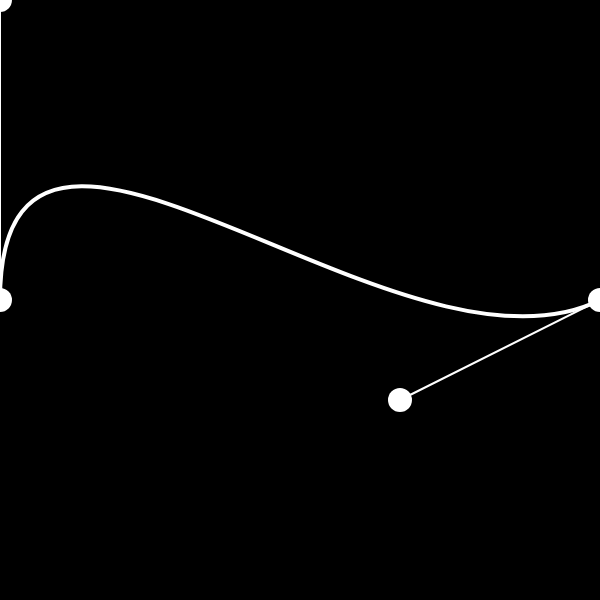
Frame 1 (no input)
Frame 60 (no input): identical to frame 1, image omitted
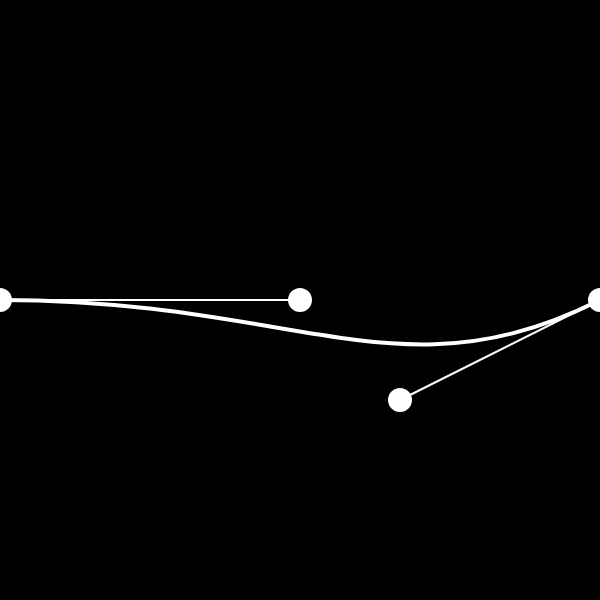
Frame 120 (the mouse pressed at the canvas centre since frame 60)

The p5.js sketch that drew these frames (run headless with seeded random() and noise() and a simulated clock; from frame 60 on, the mouse is pressed at the canvas centre):

// p5.js sketch
// ── sketch.js
// Bezier (Basic)
// The Coding Train / Daniel Shiffman
// https://thecodingtrain.com/CodingChallenges/163-bezier.html
// https://youtu.be/zUgsYaUQNBk

// Basic: https://editor.p5js.org/codingtrain/sketches/Z53a719cQ
// Editor by Simon Tiger: https://editor.p5js.org/codingtrain/sketches/_R7RgtGfA
// bezierVertex: https://editor.p5js.org/codingtrain/sketches/O3_cLiOaw
// Time Table Cardioid with Bezier: https://editor.p5js.org/codingtrain/sketches/kZ8dpklQg
// Quadratic: https://editor.p5js.org/codingtrain/sketches/fJIMDmHcE
// Cubic: https://editor.p5js.org/codingtrain/sketches/S1Pt8lol1
// Bezier with Formula: https://editor.p5js.org/codingtrain/sketches/0XOLNHbvC

function setup() {
  createCanvas(600, 600);
}

function draw() {
  background(0);

  stroke(255);
  strokeWeight(24);
  point(0, 300);
  point(mouseX, mouseY);
  point(400, 400);
  point(600, 300);

  strokeWeight(4);
  noFill();
  bezier(0, 300, mouseX, mouseY, 400, 400, 600, 300);

  strokeWeight(2);
  line(0, 300, mouseX, mouseY);
  line(400, 400, 600, 300);
}
